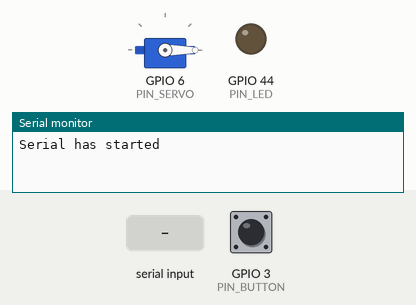
Recording of a sketch running on a simulated ESP32. On the bench: servo, output pins drawn as LEDs (lit = HIGH), the last lines printed to the serial monitor. Dashed ring = blinking. Inputs (shaded band) come from the test bench; at power-on: GPIO 3 (PIN_BUTTON) LOW.

Above: at 1.2 s.
1.3 s: GPIO 3 (PIN_BUTTON) pulled HIGH for 0.15 s
At 1.6 s:
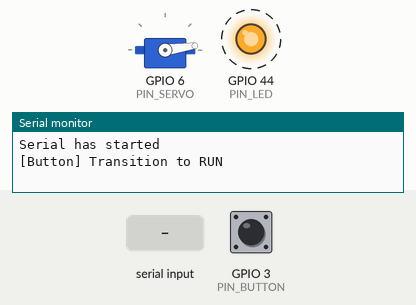
At 2.5 s:
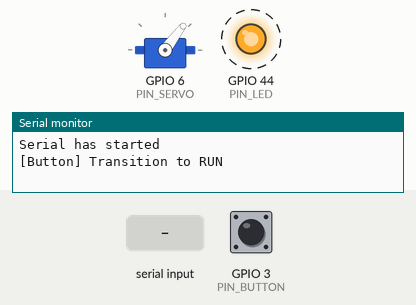
4.3 s: GPIO 3 (PIN_BUTTON) pulled HIGH for 1 s
At 5.5 s:
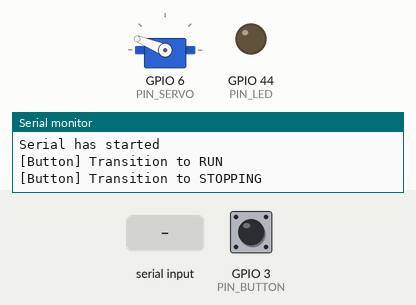
7.3 s: GPIO 3 (PIN_BUTTON) pulled HIGH for 0.15 s
10.4 s: "1\n" received over Serial
13.4 s: GPIO 3 (PIN_BUTTON) pulsed HIGH 5 times (0.12 s each, 0.3 s apart)
16.4 s: GPIO 3 (PIN_BUTTON) pulled HIGH for 3.2 s
At 20.38 s:
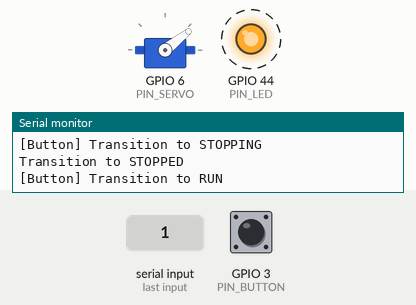
Timing chart, 0 to 23.6 s (numbered marks = the images above; inputs shaded):
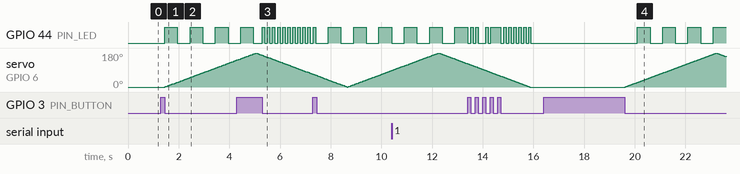

The sketch:

lab3part3.ino
```cpp
/*
 * lab3part3.ino
 *
 * Implements a finite state machine with serial and button input.
 * Bringing together part 1 and part 2
 * Controls servo motion and LED blinking across three states:
 * STOPPED, RUN, STOPPING.
 *
 * Author: Bill Turbadrakh
 * Created: 2025-04-16
 * Modified: 2025-04-17
 */

#include "ESP32Servo.h"

// === Pin Assignments ===
const int PIN_LED = D7;
const int PIN_SERVO = D5;
const int PIN_BUTTON = D2;

// === Constants ===
const unsigned long BLINK_INTERVAL_RUN_MS = 500;      // 2Hz
const unsigned long BLINK_INTERVAL_STOPPING_MS = 100; // 10Hz
const unsigned long SERVO_UPDATE_INTERVAL_MS = 20;    // Speed for smooth motion
const int SERVO_MIN_DEG = 0;
const int SERVO_MAX_DEG = 180;

const String CMD_START = "start";
const String CMD_STOP = "stop";
const bool PRESSED_STATE = HIGH;

// === FSM State ===
enum State {
  STOPPED,
  RUN,
  STOPPING
};
State g_state = STOPPED;

// === Globals ===
Servo g_servo;
String g_cmd = "";

unsigned long g_last_blink_time_ms = 0;
unsigned long g_last_servo_time_ms = 0;
//This line can be removed since it's not used but I wasn't if you wanted it kept or not
unsigned long g_last_button_read_time_ms = 0;

bool g_led_on = false;
//Also this one is not really used
bool g_is_button_pressed = false;
bool g_button_was_pressed = false;

int g_servo_angle_deg = 0;
bool g_servo_increasing = true;

void setup() {
  Serial.begin(115200);
  while (!Serial) {
    continue;
  }
  Serial.println(F("Serial has started"));

  pinMode(PIN_LED, OUTPUT);
  pinMode(PIN_BUTTON, INPUT);

  g_servo.attach(PIN_SERVO);
  g_servo.write(SERVO_MIN_DEG);
  digitalWrite(PIN_LED, LOW);
}

void loop() {
  read_serial_command();
  check_button_press();
  update_led_blinking();
  update_servo();
}

void read_serial_command() {
  while (Serial.available() > 0) {
    char c = Serial.read();
    Serial.printf("read '%c'\n", c);

    if (c == '\n' || c == '\r') {
      if (g_cmd.length() > 0) {
        Serial.printf("command: '%s'\n", g_cmd.c_str());
        process_command(g_cmd);
        g_cmd = "";
      }
    } else {
      g_cmd.concat(c);
    }
  }
}

void process_command(String cmd) {
  if (cmd.equalsIgnoreCase(CMD_START)) {
    if (g_state == STOPPED || g_state == STOPPING) {
      g_state = RUN;
      Serial.println(F("Transition to RUN"));
    }
  } else if (cmd.equalsIgnoreCase(CMD_STOP)) {
    if (g_state == RUN) {
      g_state = STOPPING;
      Serial.println(F("Transition to STOPPING"));
    }
  } else {
    Serial.print(F("unrecognized command: '"));
    Serial.print(cmd);
    Serial.println(F("'"));
  }
}

void check_button_press() {
  bool is_pressed = digitalRead(PIN_BUTTON) == PRESSED_STATE;

  if (is_pressed && !g_button_was_pressed) {
    // rising edge: button just pressed
    g_is_button_pressed = true;
  }

  if (!is_pressed && g_button_was_pressed) {
    // falling edge: button just released
    if (g_state == STOPPED || g_state == STOPPING) {
      g_state = RUN;
      Serial.println(F("[Button] Transition to RUN"));
    } else if (g_state == RUN) {
      g_state = STOPPING;
      Serial.println(F("[Button] Transition to STOPPING"));
    }
  }

  g_button_was_pressed = is_pressed;
}

void update_led_blinking() {
  unsigned long now_ms = millis();
  unsigned long interval = 0;

  if (g_state == RUN) {
    interval = BLINK_INTERVAL_RUN_MS;
  } else if (g_state == STOPPING) {
    interval = BLINK_INTERVAL_STOPPING_MS;
  } else {
    digitalWrite(PIN_LED, LOW);
    return;
  }

  if (now_ms - g_last_blink_time_ms >= interval) {
    g_led_on = !g_led_on;
    digitalWrite(PIN_LED, g_led_on ? HIGH : LOW);
    g_last_blink_time_ms = now_ms;
  }
}

void update_servo() {
  unsigned long now_ms = millis();
  if (now_ms - g_last_servo_time_ms < SERVO_UPDATE_INTERVAL_MS) return;

  if (g_state == RUN) {
    // Sweep between 0 and 180
    if (g_servo_increasing) {
      g_servo_angle_deg++;
      if (g_servo_angle_deg >= SERVO_MAX_DEG) {
        g_servo_angle_deg = SERVO_MAX_DEG;
        g_servo_increasing = false;
      }
    } else {
      g_servo_angle_deg--;
      if (g_servo_angle_deg <= SERVO_MIN_DEG) {
        g_servo_angle_deg = SERVO_MIN_DEG;
        g_servo_increasing = true;
      }
    }
    g_servo.write(g_servo_angle_deg);
  }
  else if (g_state == STOPPING) {
    // Move back toward 0
    if (g_servo_angle_deg > SERVO_MIN_DEG) {
      g_servo_angle_deg--;
      g_servo.write(g_servo_angle_deg);
    } else {
      // Reached zero
      g_state = STOPPED;
      Serial.println(F("Transition to STOPPED"));
    }
  }

  g_last_servo_time_ms = now_ms;
}
```

Measured:
- after the input at 1.3 s, GPIO 44 (PIN_LED): alternates HIGH for 0.50 s and LOW for 0.50 s, starting after 0.15 s; servo on GPIO 6 (PIN_SERVO): moves from 0° to 142° over 2.8 s, starting after 0.15 s
- after the input at 16.4 s, GPIO 44 (PIN_LED): alternates HIGH for 0.50 s and LOW for 0.50 s, starting after 3.7 s; servo on GPIO 6 (PIN_SERVO): rises from 0° to 180° in 3.6 s, then falls to 162° in 0.36 s
